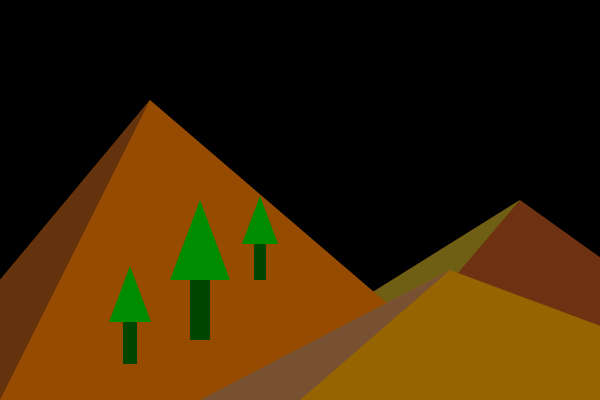
Frame 1 (no input)
Frame 60 (no input): identical to frame 1, image omitted
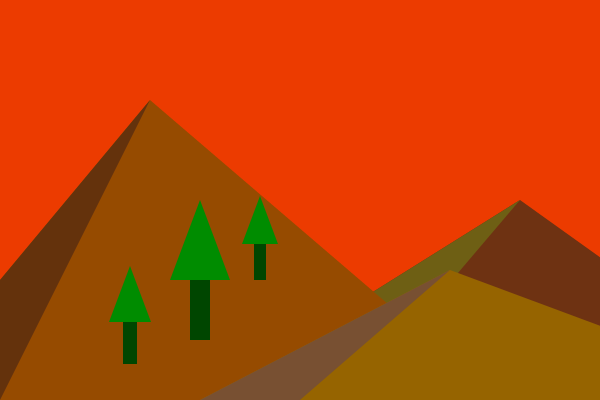
Frame 120 (the mouse pressed at the canvas centre since frame 60)

The p5.js sketch that drew these frames (run headless with seeded random() and noise() and a simulated clock; from frame 60 on, the mouse is pressed at the canvas centre):

// p5.js sketch
// ── sketch.js
let sunHeight = 600;
let greenVal = 0;
let redVal = 0;

function setup() {
    createCanvas(600, 400);
}

// function to draw the sky
function sky() {
     background(redVal, greenVal, 0);
}

// function to draw the sun
function sun() {
    fill(255, 135, 5, 60);
    strokeWeight(0);
    circle(200, sunHeight, 180);
    fill(255, 100, 0, 100);
    circle(200, sunHeight, 140);
}

// function to draw the mountains
function mountains() {
    fill(110, 50, 18);
    triangle(200, 400, 520, 200, 800, 400);
    fill(110,95,20);
    triangle(200,400,520,200,350,400);  

    fill(150, 75, 0);
    triangle(-100, 400, 150, 100, 500, 400);
    fill(100, 50, 12);
    triangle(-100, 400, 150, 100, 0, 400); 

    fill(150, 100, 0);
    triangle(200, 400, 450, 270, 800, 400);
    fill(120, 80, 50);
    triangle(200, 400, 450, 270, 300, 400);
}

// function to draw trees
function tree(x, y, size) {
    fill (0, 70, 0);
    rect(x-size, y, size*2, size*6);
    fill (0, 140, 0);
    triangle(x-size*3, y, x, y-size*8, x+size*3, y);
}

// function to calculate the y position of the tree based on the x position
function treeLine(x) {
    let y = -0.6 * x + 400;
    return y;
}

// function to draw multiple trees
function trees() {
    // First tree
    let x = 130;
    let y = treeLine(x);
    tree(x, y, 7);

    // Second tree
    x = 200;
    y = treeLine(x);
    tree(x, y, 10);

    // Third tree
    x = 260;
    y = treeLine(x);
    tree(x, y, 6);
}

function draw() {
    // call sky function
    sky();

    // call sun function
    sun();

    // call mountains function
    mountains();

    // call trees() function
    trees();

    // reduce sunHeight by 2 until it reaches 130
    if (sunHeight > 130) {
        sunHeight -= 2;
    }

    if (sunHeight < 480){
        greenVal += 1;
        redVal += 4;

            if (mouseIsPressed && sunHeight === 130) {
                background(0);
    } 
    }
}
function keyPressed() {
  redVal=0;
  greenVal = 0;
  sunHeight = 600;
}
